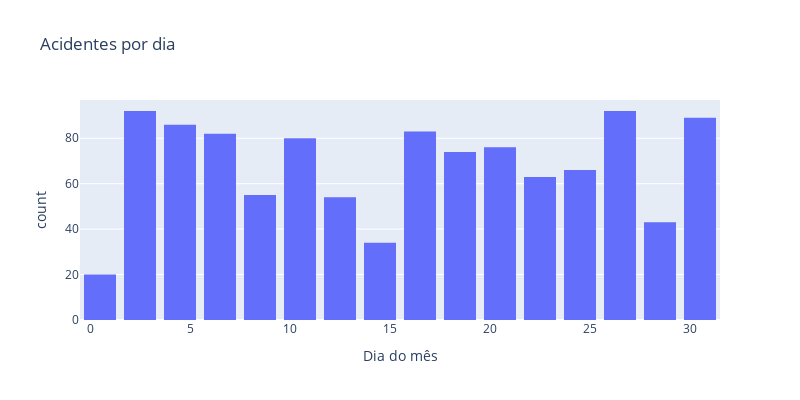

Write notebook code for a chart like this one.
### Code cell
plot_acidentes_per_month(df_acidentes, 2017, 10)

### Figure 1 — Plotly figure (JSON) as saved in the notebook; plotly's stock layout.template omitted (floating-point values rounded to 4 significant figures; data arrays with more than 128 entries replaced by an {"elided": "..."} marker saying what was removed)
{"data": [{"alignmentgroup": "True", "bingroup": "x", "hovertemplate": "Dia do mês=%{x}<br>count=%{y}<extra></extra>", "legendgroup": "", "marker": {"color": "#636efa", "pattern": {"shape": ""}}, "name": "", "offsetgroup": "", "orientation": "v", "showlegend": false, "type": "histogram", "x": {"elided": "1089 int values"}, "xaxis": "x", "yaxis": "y"}], "layout": {"bargap": 0.2, "barmode": "group", "height": 400, "legend": {"tracegroupgap": 0}, "showlegend": false, "title": {"text": "Acidentes por dia"}, "width": 800, "xaxis": {"anchor": "y", "domain": [0, 1], "title": {"text": "Dia do mês"}}, "yaxis": {"anchor": "x", "domain": [0, 1], "title": {"text": "count"}}}}
